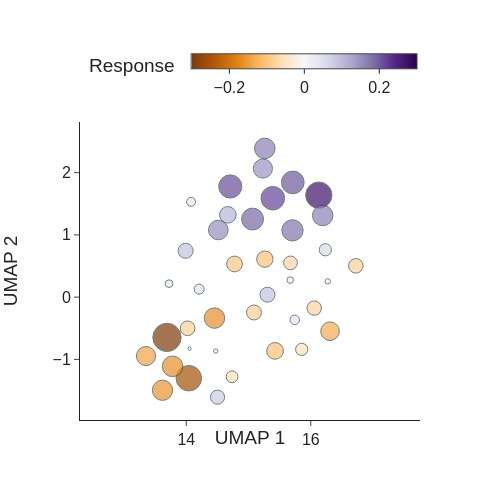

Notebook source saved alongside this figure:
### Code cell
fig = px.scatter(z_umap,
                 x=0,
                 y=1,
                 color=drug_mean, # response_color_cline
                 size=drug_mean.abs()*10,
                 size_max=20,
                 height=500,
                 width=500,
                 # color_discrete_map=color_map_sensitivity,
                 color_continuous_scale="PuOr",
                 range_color=(-0.3,0.3), #-2,2
                 # category_orders={"color": category_order},
                 # hover_data=[cline_pathways] ,
                 template="simple_white",
                #  title= "Embedding with blood cancers",
                 labels={"0": "UMAP 1",
                        "1": "UMAP 2",
                        "color" : "Response"
                       },
               )

fig.update_traces(
    marker=dict(
        # size=8,
        line=dict(width=1, color="DarkSlateGrey")
    )
)

fig.update_layout(font=dict(size=16, family="Helvetica"))
fig.update_yaxes(scaleanchor="x")

# fig.update_layout(
#     showlegend=True,
#     legend=dict(
#         orientation="h",           # horizontal layout
#         yanchor="top",
#         y=1.2,                    # move it below the plot
#         xanchor="center",
#         x=0.5                      # center it horizontally
#     )
# )

fig.update_layout(
    coloraxis_colorbar=dict(
        orientation="h",
        x=0.02,
        y=1.05,
        xanchor="left",
        yanchor="bottom",
        len=1,
        thickness=15
    )
)

### Figure 1 — Plotly figure (JSON) as saved in the notebook; plotly's stock layout.template omitted (floating-point values rounded to 4 significant figures)
{"data": [{"hovertemplate": "UMAP 1=%{x}<br>UMAP 2=%{y}<br>size=%{marker.size}<br>Response=%{marker.color}<extra></extra>", "legendgroup": "", "marker": {"color": [-0.3129, 0.03549, 0.03958, 0.08828, 0.01161, -0.004284, 0.2185, -0.105, -0.07301, -0.09738, -0.01692, -0.05835, 0.05857, -0.1351, -0.1091, -0.08141, -0.08719, 0.1778, -0.2547, 0.2021, -0.143, -0.05435, -0.08472, 0.2102, -0.007495, 0.1506, -0.1609, 0.2719, 0.02328, -0.1642, -0.1663, 0.07846, -0.08302, 0.144, 0.1079, 0.08913, 0.1883, 0.03147, 0.166, 0.1657], "coloraxis": "coloraxis", "line": {"color": "DarkSlateGrey", "width": 1}, "size": [3.129, 0.3549, 0.3958, 0.8828, 0.1161, 0.04284, 2.185, 1.05, 0.7301, 0.9738, 0.1692, 0.5835, 0.5857, 1.351, 1.091, 0.8141, 0.8719, 1.778, 2.547, 2.021, 1.43, 0.5435, 0.8472, 2.102, 0.07495, 1.506, 1.609, 2.719, 0.2328, 1.642, 1.663, 0.7846, 0.8302, 1.44, 1.079, 0.8913, 1.883, 0.3147, 1.66, 1.657], "sizemode": "area", "sizeref": 0.007822, "symbol": "circle"}, "mode": "markers", "name": "", "orientation": "v", "showlegend": false, "type": "scatter", "x": [13.69, 15.74, 14.21, 15.3, 16.27, 14.05, 15.39, 15.26, 15.67, 14.78, 15.67, 15.85, 16.23, 16.31, 15.43, 16.06, 15.09, 15.71, 14.04, 15.71, 13.35, 14.74, 14.02, 14.71, 14.47, 14.51, 13.62, 16.13, 13.72, 14.45, 13.78, 14.5, 16.72, 15.23, 14.67, 13.99, 15.07, 14.08, 15.26, 16.19], "xaxis": "x", "y": [-0.6465, -0.365, 0.128, 0.03925, 0.2534, -0.8274, 1.589, 0.6103, 0.5508, 0.5326, 0.274, -0.8386, 0.761, -0.5471, -0.8632, -0.1759, -0.2465, 1.073, -1.302, 1.843, -0.9464, -1.279, -0.5001, 1.778, -0.8648, 1.079, -1.496, 1.638, 0.2163, -0.3368, -1.112, -1.607, 0.5032, 2.066, 1.322, 0.7448, 1.254, 1.531, 2.389, 1.311], "yaxis": "y"}], "layout": {"coloraxis": {"cmax": 0.3, "cmin": -0.3, "colorbar": {"len": 1, "orientation": "h", "thickness": 15, "title": {"text": "Response"}, "x": 0.02, "xanchor": "left", "y": 1.05, "yanchor": "bottom"}, "colorscale": [[0, "rgb(127,59,8)"], [0.1, "rgb(179,88,6)"], [0.2, "rgb(224,130,20)"], [0.3, "rgb(253,184,99)"], [0.4, "rgb(254,224,182)"], [0.5, "rgb(247,247,247)"], [0.6, "rgb(216,218,235)"], [0.7, "rgb(178,171,210)"], [0.8, "rgb(128,115,172)"], [0.9, "rgb(84,39,136)"], [1, "rgb(45,0,75)"]]}, "font": {"family": "Helvetica", "size": 16}, "height": 500, "legend": {"itemsizing": "constant", "tracegroupgap": 0}, "margin": {"t": 60}, "width": 500, "xaxis": {"anchor": "y", "autorange": true, "domain": [0, 1], "range": [12.22, 17.83], "title": {"text": "UMAP 1"}, "type": "linear"}, "yaxis": {"anchor": "x", "autorange": true, "domain": [0, 1], "range": [-1.977, 2.818], "scaleanchor": "x", "title": {"text": "UMAP 2"}, "type": "linear"}}}
